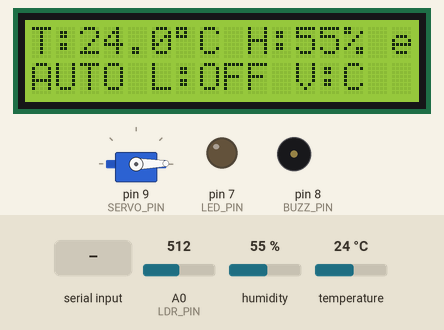
This sketch was run on a simulated Arduino Uno, built with avr-gcc and run on an emulated ATmega328P. Shown: servo, 16×2 character LCD, output pins drawn as LEDs (lit = HIGH), buzzer (waves = sounding, pin HIGH). Wiring (inferred from the names in the program): servo: signal pin 9. The inputs (shaded band) are chosen by the test bench; at power-on: A0 (LDR_PIN) = 512, temperature 24 °C, humidity 55 %. Servo pulses on a pin are drawn as a servo (544–2400 µs = 0–180°); pins used as bus, display or sensor lines are not drawn; what the sketch prints to the serial monitor is not drawn.

Above: at 2.3 s.
2.4 s: "TH_FIRE:,45\n" received over Serial
At 7.4 s:
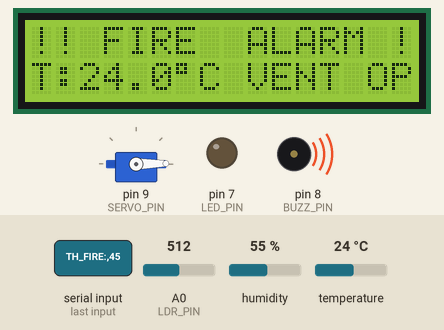
9.2 s: "TH_FIRE:90\n" received over the second serial link
At 11.3 s:
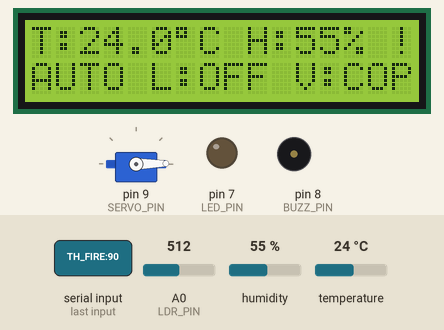
11.6 s: A0 (LDR_PIN) set to 411
13.2 s: A0 (LDR_PIN) set to 392
At 15.2 s:
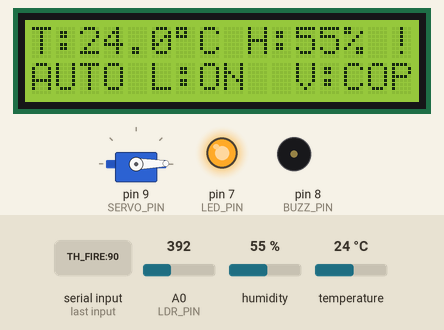
15.5 s: temperature set to 29.3 °C
At 16.4 s:
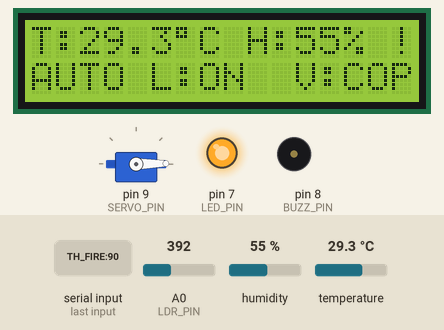
17.5 s: temperature set to 30.7 °C
At 20.4 s:
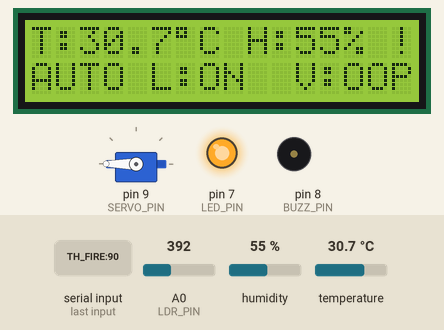
Timing chart, 0 to 21.9 s (numbered marks = the images above; inputs shaded):
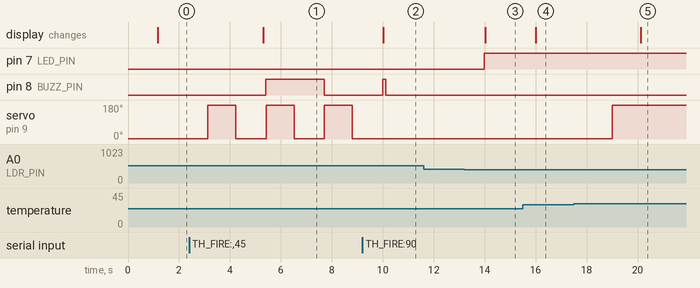

Measured:
- the behaviour switches between 400 and 399 on A0 (LDR_PIN) (found by bisection; images 2 and 3)
- the behaviour switches between 30 and 30.1 °C on temperature (found by bisection; images 4 and 5)
- after the input at 2.4 s, pin 8 (BUZZ_PIN): LOW → HIGH after 3.0 s, → LOW 2.3 s later; servo on pin 9 (SERVO_PIN): alternates 180° for 1.1 s and 1° for 1.2 s, starting after 0.73 s; the display: changes after 2.9 s (image 1)
- after the input at 9.2 s, servo on pin 9 (SERVO_PIN): stays 1° (without the input it goes to 180° after 0.80 s); the display: changes after 0.82 s (image 2)
- after the input at 11.6 s, every drawn part: stays the same
- after the input at 13.2 s, pin 7 (LED_PIN): LOW → HIGH after 0.79 s; the display: changes after 0.81 s (image 3)
- after the input at 15.5 s, the display: changes after 0.50 s (image 4)
- after the input at 17.5 s, servo on pin 9 (SERVO_PIN): 1° → 180° after 1.5 s; the display: changes after 2.6 s (image 5)

The sketch:

greenhouse.ino
```cpp
/*
 * Smart Greenhouse - Arduino (Device Layer)
 * IAD591 Final Project
 *
 * Reads DHT22 (temp+humidity) + LDR (light), controls LED grow-light + Servo vent.
 * Talks to Raspberry Pi over USB cable (Serial / 9600). NO TX/RX jumper wires.
 *
 * Protocol:
 *   Arduino -> Pi : one JSON line per second:
 *     {"temp":27.5,"hum":60,"light":480,"led":1,"vent":0,"fire":0,"mode":"auto"}
 *   Pi -> Arduino : single-line text commands ending with newline:
 *     LED:1   LED:0          (grow light on/off)
 *     VENT:1  VENT:0         (servo open/close)
 *     MODE:AUTO  MODE:MANUAL (control mode)
 *     TH_TEMP:30             (auto temp threshold, C)
 *     TH_LIGHT:400           (auto light threshold, raw ADC)
 *     TH_FIRE:50             (fire/overheat temp threshold, C)
 *
 * LAYER 1 (safe core): DHT22 + LDR + LED  -> always works.
 * LAYER 2 (optional):  Servo + LCD        -> #define-guarded.
 * KILLER FEATURE: fire/overheat protection -> temp >= TH_FIRE triggers buzzer
 *                 alarm + auto-open vent + "fire" flag to Pi (dashboard red alert).
 *                 (The 4-digit display is driven by the Raspberry Pi, not here.)
 */

#include <DHT.h>
#include <SoftwareSerial.h>

// ---- LAYER 2 toggles: comment a line out to disable that hardware ----
#define USE_SERVO
#define USE_LCD
#define USE_BLUETOOTH        // HC-05 on D10/D11. Works with ServoTimer2 (no Timer1 clash).
// ----------------------------------------------------------------------

#ifdef USE_BLUETOOTH
  // SoftwareSerial(RX, TX): D10 receives from HC-05 TXD, D11 sends to HC-05 RXD
  SoftwareSerial bt(10, 11);
#endif

#ifdef USE_SERVO
  // NO servo library -> uses NO timer -> conflicts with NOTHING.
  // (Servo lib uses Timer1 = breaks SoftwareSerial/Bluetooth;
  //  ServoTimer2 uses Timer2 = breaks the DHT22 timing-sensitive read.)
  // We bit-bang the servo: feed ~20 pulses of 1000us(0deg)..2000us(90deg) at
  // ~50Hz only when the vent changes, then stop. Servo holds position.
  const int SERVO_PIN    = 9;
  const int SERVO_CLOSED = 1000;  // us, ~0 deg
  const int SERVO_OPEN   = 2000;  // us, ~90 deg
#endif

#ifdef USE_LCD
  #include <Wire.h>
  #include <LiquidCrystal_I2C.h>
  LiquidCrystal_I2C lcd(0x27, 16, 2);   // try 0x3F if 0x27 shows nothing
  bool lcdOk = false;
#endif

// ---- pins ----
const int DHT_PIN  = 2;
const int LDR_PIN  = A0;       // LDR voltage divider middle -> A0
const int LED_PIN  = 7;        // single grow-light LED (+220ohm)
const int BUZZ_PIN = 8;        // ACTIVE buzzer for fire alarm (HIGH=beep). +->D8, ->GND

#define DHT_TYPE DHT22      // using DHT22 (AM2302) — more accurate than DHT11
DHT dht(DHT_PIN, DHT_TYPE);

// ---- state ----
bool   ledOn      = false;
bool   ventOpen   = false;
bool   ventInit   = false;     // has the servo been positioned once?
bool   autoMode   = true;
bool   fire       = false;     // fire/overheat alarm active
float  thTemp     = 30.0;      // open vent above this temp
int    thLight    = 400;       // turn LED on below this light (raw 0..1023)
float  thFire     = 50.0;      // fire/overheat alarm at/above this temp

float  temp = 0, hum = 0;
int    light = 0;

unsigned long lastReport = 0;
const unsigned long REPORT_MS = 1000;

void setVent(bool open) {
#ifdef USE_SERVO
  // Move only on a state change. Bit-bang ~20 pulses (≈400ms) to drive the
  // servo to position, then stop (it holds mechanically). No Servo library =
  // no Timer1 clash with SoftwareSerial/Bluetooth.
  if (open != ventOpen || !ventInit) {
    int us = open ? SERVO_OPEN : SERVO_CLOSED;
    // 50 frames (~1s) for a strong, reliable move. Interrupts OFF only during
    // the short HIGH pulse so it's accurate; ON during the 20ms gap so
    // SoftwareSerial keeps working.
    for (int i = 0; i < 50; i++) {
      noInterrupts();
      digitalWrite(SERVO_PIN, HIGH);
      delayMicroseconds(us);
      digitalWrite(SERVO_PIN, LOW);
      interrupts();
      delay(20);                 // ~50Hz servo frame
    }
    ventInit = true;
  }
#endif
  ventOpen = open;
}

void setLed(bool on) {
  ledOn = on;
  digitalWrite(LED_PIN, on ? HIGH : LOW);
}

void setup() {
  Serial.begin(9600);
#ifdef USE_BLUETOOTH
  bt.begin(9600);            // HC-05 default baud is 9600
#endif
  pinMode(LED_PIN, OUTPUT);
  pinMode(BUZZ_PIN, OUTPUT);
  digitalWrite(BUZZ_PIN, LOW);
#ifdef USE_SERVO
  pinMode(SERVO_PIN, OUTPUT);
  digitalWrite(SERVO_PIN, LOW);
#endif
  dht.begin();

#ifdef USE_SERVO
  setVent(false);              // attaches, closes vent, then detaches
#endif

#ifdef USE_LCD
  Wire.begin();
  lcd.init();
  lcd.backlight();
  lcd.setCursor(0, 0);
  lcd.print("Smart Greenhouse");
  lcdOk = true;
#endif

  setLed(false);
}

void readSensors() {
  float t = dht.readTemperature();
  float h = dht.readHumidity();
  // DHT22 occasionally returns NaN; keep last good value (demo never shows junk)
  if (!isnan(t)) temp = t;
  if (!isnan(h)) hum  = h;
  light = analogRead(LDR_PIN);   // higher value depends on wiring; calibrate threshold
}

void applyAutoLogic() {
  if (!autoMode) return;
  // Grow light: turn on when it's dark (light reading below threshold)
  setLed(light < thLight);
#ifdef USE_SERVO
  // Vent: open when too hot
  setVent(temp > thTemp);
#endif
}

// Fire/overheat protection — ALWAYS active (safety overrides mode).
// temp >= thFire  -> raise alarm: buzzer + force vent open (smoke/heat escape).
void checkFire() {
  fire = (temp >= thFire);
  if (fire) {
#ifdef USE_SERVO
    setVent(true);              // safety: open vent regardless of mode
#endif
  }
}

// Buzzer pattern: loud intermittent beep while fire active (called every loop).
void updateBuzzer() {
  if (!fire) { digitalWrite(BUZZ_PIN, LOW); return; }
  // beep ~3x/second
  digitalWrite(BUZZ_PIN, (millis() / 150) % 2 ? HIGH : LOW);
}

void updateLcd() {
#ifdef USE_LCD
  if (!lcdOk) return;
  if (fire) {                         // fire takes over the whole screen
    lcd.setCursor(0, 0);
    lcd.print("!! FIRE  ALARM !!");
    lcd.setCursor(0, 1);
    lcd.print("T:");
    lcd.print(temp, 1);
    lcd.print((char)223);
    lcd.print("C VENT OPEN ");
    return;
  }
  lcd.setCursor(0, 0);
  lcd.print("T:");
  lcd.print(temp, 1);
  lcd.print((char)223);            // degree symbol
  lcd.print("C H:");
  lcd.print((int)hum);
  lcd.print("% ");
  lcd.setCursor(0, 1);
  lcd.print(autoMode ? "AUTO " : "MAN  ");
  lcd.print("L:");
  lcd.print(ledOn ? "ON " : "OFF");
  lcd.print(ventOpen ? " V:O" : " V:C");
#endif
}

void report() {
  // Build one JSON line, send to BOTH USB and Bluetooth (USB = backup).
  String j = "{\"temp\":" + String(temp, 1)
           + ",\"hum\":"   + String(hum, 1)
           + ",\"light\":" + String(light)
           + ",\"led\":"   + String(ledOn ? 1 : 0)
           + ",\"vent\":"  + String(ventOpen ? 1 : 0)
           + ",\"fire\":"  + String(fire ? 1 : 0)
           + ",\"mode\":\"" + String(autoMode ? "auto" : "manual") + "\"}";
  Serial.println(j);
#ifdef USE_BLUETOOTH
  bt.println(j);
#endif
}

void handleCommand(String c) {
  c.trim();
  if (c.length() == 0) return;

  if      (c == "LED:1")        { autoMode = false; setLed(true);  }
  else if (c == "LED:0")        { autoMode = false; setLed(false); }
  else if (c == "VENT:1")       { autoMode = false; setVent(true); }
  else if (c == "VENT:0")       { autoMode = false; setVent(false);}
  else if (c == "MODE:AUTO")    { autoMode = true;  }
  else if (c == "MODE:MANUAL")  { autoMode = false; }
  else if (c.startsWith("TH_TEMP:"))  { thTemp  = c.substring(8).toFloat(); }
  else if (c.startsWith("TH_LIGHT:")) { thLight = c.substring(9).toInt();   }
  else if (c.startsWith("TH_FIRE:"))  { thFire  = c.substring(8).toFloat(); }
}

void loop() {
  // read incoming command lines from USB without blocking
  while (Serial.available()) {
    String c = Serial.readStringUntil('\n');
    handleCommand(c);
  }
#ifdef USE_BLUETOOTH
  // ...and from Bluetooth (HC-05)
  while (bt.available()) {
    String c = bt.readStringUntil('\n');
    handleCommand(c);
  }
#endif

  // buzzer must update every loop (not just once per second) for a crisp beep
  updateBuzzer();

  unsigned long now = millis();
  if (now - lastReport >= REPORT_MS) {
    lastReport = now;
    readSensors();
    checkFire();        // safety check runs every cycle, overrides mode
    applyAutoLogic();
    updateLcd();
    report();
  }
}
```
